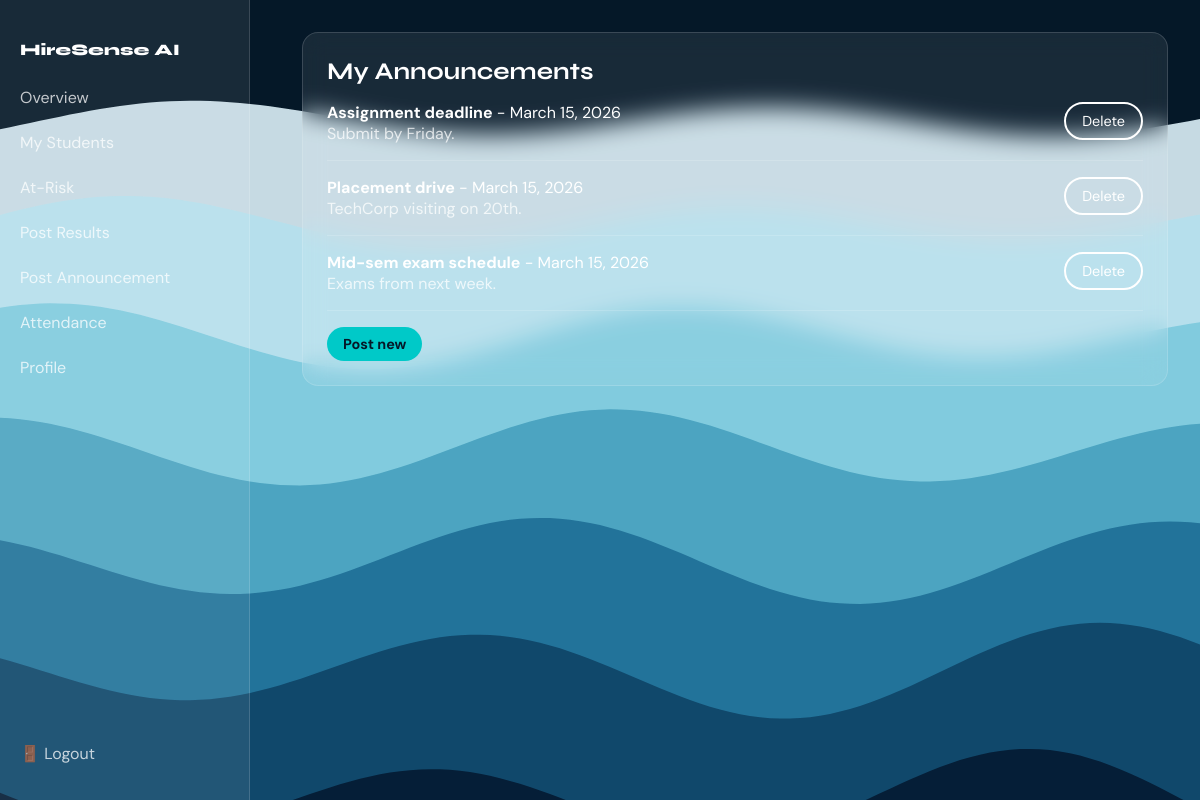
The app's page /faculty/announcement/list/ (signed in) with its own data.
### faculty/models.py (models this page shows, shortened)
class Announcement(models.Model):
    CATEGORY_CHOICES = [
        ('event', 'Event'),
        ('exam', 'Exam'),
        ('general', 'General'),
    ]
    posted_by = models.ForeignKey(settings.AUTH_USER_MODEL, on_delete=models.CASCADE, related_name='announcements')
    title = models.CharField(max_length=200)
    description = models.TextField(blank=True)
    category = models.CharField(max_length=20, choices=CATEGORY_CHOICES, default='general')
    created_at = models.DateTimeField(auto_now_add=True)
    is_active = models.BooleanField(default=True)
    class Meta:
        ordering = ['-created_at']

### faculty/views.py (the view)
# urls.py: path('announcement/list/', views.announcement_list, name='announcement_list'),
@login_required
@role_required('faculty')
def announcement_list(request):
    announcements = Announcement.objects.filter(posted_by=request.user).order_by('-created_at')
    return render(request, 'faculty/announcement_list.html', {'announcements': announcements})

### templates/faculty/announcement_list.html
{% extends "base_dashboard.html" %}
{% block sidebar_links %}
  <a href="{% url 'faculty:dashboard' %}">Overview</a>
  <a href="{% url 'faculty:students_list' %}">My Students</a>
  <a href="{% url 'faculty:at_risk' %}">At-Risk</a>
  <a href="{% url 'faculty:post_results' %}">Post Results</a>
  <a href="{% url 'faculty:post_announcement' %}">Post Announcement</a>
  <a href="{% url 'faculty:manage_attendance' %}">Attendance</a>
  <a href="{% url 'accounts:profile' %}">Profile</a>
{% endblock %}
{% block dashboard_content %}
<div class="glass-card">
  <h2>My Announcements</h2>
  {% for a in announcements %}
  <div style="padding: 1rem 0; border-bottom: 1px solid var(--glass-border); display: flex; justify-content: space-between; align-items: flex-start;">
    <div><strong>{{ a.title }}</strong> - {{ a.created_at|date }}<br><span style="color: var(--text-secondary);">{{ a.description|truncatewords:20 }}</span></div>
    <form method="post" action="{% url 'faculty:announcement_delete' a.pk %}" style="display: inline;">{% csrf_token %}<button type="submit" class="btn-outline btn-sm">Delete</button></form>
  </div>
  {% empty %}
  <p>No announcements.</p>
  {% endfor %}
  <p style="margin-top: 1rem;"><a href="{% url 'faculty:post_announcement' %}" class="btn-teal btn-sm">Post new</a></p>
</div>
{% endblock %}

### static/css/main.css (style rules this page uses)
:root { --teal: #00C9C8; --purple: #7C5CBF; --navy: #051828; --glass-bg: rgba(255,255,255,0.08); --glass-border: rgba(255,255,255,0.15); --text-primary: #FFFFFF; --text-secondary: rgba(255,255,255,0.75); }
* { box-sizing: border-box; margin: 0; padding: 0; }
html { scroll-behavior: smooth; }
body { font-family: 'DM Sans', system-ui, sans-serif; background: var(--navy); color: var(--text-primary); min-height: 100vh; -webkit-font-smoothing: antialiased; }
h1, h2, h3, h4, h5, h6 { font-family: 'Syne', sans-serif; font-weight: 700; }
.btn-teal { background: var(--teal); color: var(--navy); font-weight: 700; border-radius: 50px; padding: 12px 28px; border: none; cursor: pointer; font-family: inherit; font-size: 1rem; text-decoration: none; display: inline-block; }
.btn-outline { border: 2px solid var(--text-primary); color: var(--text-primary); background: transparent; border-radius: 50px; padding: 12px 28px; cursor: pointer; font-family: inherit; font-size: 1rem; text-decoration: none; display: inline-block; }
.btn-sm { padding: 8px 16px; font-size: 0.9rem; }
.glass-card { background: var(--glass-bg); border: 1px solid var(--glass-border); backdrop-filter: blur(12px); -webkit-backdrop-filter: blur(12px); border-radius: 16px; padding: 24px; margin-bottom: 1.5rem; }
.dashboard-sidebar a, .dashboard-sidebar .sidebar-link { display: flex; align-items: center; gap: 0.75rem; padding: 0.75rem 1.25rem; color: var(--text-secondary); text-decoration: none; font-size: 1rem; transition: background 0.2s, color 0.2s; }

### records on screen
Announcement: title "Assignment deadline", created_at "March 15, 2026", description "Submit by Friday."
Announcement: title "Placement drive", created_at "March 15, 2026", description "TechCorp visiting on 20th."
Announcement: title "Mid-sem exam schedule", created_at "March 15, 2026", description "Exams from next week."
